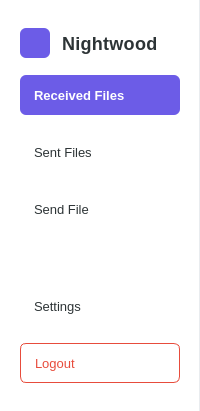
<?xml version="1.0" encoding="UTF-8"?>
<ui version="4.0">
 <class>NavBar</class>
 <widget class="QWidget" name="NavBar">
  <property name="minimumSize">
   <size>
    <width>200</width>
    <height>0</height>
   </size>
  </property>
  <property name="maximumSize">
   <size>
    <width>200</width>
    <height>16777215</height>
   </size>
  </property>
  <property name="styleSheet">
   <string notr="true">QWidget#NavBar {
  background-color: white;
  border-right: 1px solid #e9ecef;
}</string>
  </property>
  <layout class="QVBoxLayout" name="navBarLayout">
   <property name="spacing">
    <number>17</number>
   </property>
   <property name="leftMargin">
    <number>20</number>
   </property>
   <property name="topMargin">
    <number>28</number>
   </property>
   <property name="rightMargin">
    <number>20</number>
   </property>
   <property name="bottomMargin">
    <number>28</number>
   </property>
   <item>
    <layout class="QHBoxLayout" name="logoLayout">
     <property name="spacing">
      <number>12</number>
     </property>
     <item>
      <widget class="QLabel" name="logoLabel">
       <property name="minimumSize">
        <size>
         <width>30</width>
         <height>30</height>
        </size>
       </property>
       <property name="maximumSize">
        <size>
         <width>30</width>
         <height>30</height>
        </size>
       </property>
       <property name="styleSheet">
        <string notr="true">background-color: #6c5ce7;
border-radius: 6px;</string>
       </property>
       <property name="text">
        <string/>
       </property>
      </widget>
     </item>
     <item>
      <widget class="QLabel" name="logoTextLabel">
       <property name="styleSheet">
        <string notr="true">font-size: 18px; font-weight: 600; color: #2d3436; letter-spacing: 0.3px;</string>
       </property>
       <property name="text">
        <string>Nightwood</string>
       </property>
      </widget>
     </item>
    </layout>
   </item>
   <item>
    <widget class="QPushButton" name="receivedButton">
     <property name="minimumSize">
      <size>
       <width>0</width>
       <height>40</height>
      </size>
     </property>
     <property name="styleSheet">
      <string notr="true">QPushButton {
  font-size: 13px;
  font-weight: 500;
  color: white;
  background-color: #6c5ce7;
  border-radius: 6px;
  text-align: left;
  padding-left: 14px;
}
QPushButton:hover {
  background-color: #5049c9;
}
QPushButton:pressed {
  background-color: #4040b0;
}</string>
     </property>
     <property name="text">
      <string>Received Files</string>
     </property>
    </widget>
   </item>
   <item>
    <widget class="QPushButton" name="sentButton">
     <property name="minimumSize">
      <size>
       <width>0</width>
       <height>40</height>
      </size>
     </property>
     <property name="styleSheet">
      <string notr="true">QPushButton {
  font-size: 13px;
  color: #2d3436;
  background-color: transparent;
  border-radius: 6px;
  text-align: left;
  padding-left: 14px;
}
QPushButton:hover {
  background-color: #f8f9fa;
}
QPushButton:pressed {
  background-color: #e9ecef;
}</string>
     </property>
     <property name="text">
      <string>Sent Files</string>
     </property>
    </widget>
   </item>
   <item>
    <widget class="QPushButton" name="sendFileButton">
     <property name="minimumSize">
      <size>
       <width>0</width>
       <height>40</height>
      </size>
     </property>
     <property name="styleSheet">
      <string notr="true">QPushButton {
  font-size: 13px;
  color: #2d3436;
  background-color: transparent;
  border-radius: 6px;
  text-align: left;
  padding-left: 14px;
}
QPushButton:hover {
  background-color: #f8f9fa;
}
QPushButton:pressed {
  background-color: #e9ecef;
}</string>
     </property>
     <property name="text">
      <string>Send File</string>
     </property>
    </widget>
   </item>
   <item>
    <spacer name="verticalSpacer">
     <property name="orientation">
      <enum>Qt::Vertical</enum>
     </property>
     <property name="sizeHint" stdset="0">
      <size>
       <width>20</width>
       <height>40</height>
      </size>
     </property>
    </spacer>
   </item>
   <item>
    <widget class="QPushButton" name="settingsButton">
     <property name="minimumSize">
      <size>
       <width>0</width>
       <height>40</height>
      </size>
     </property>
     <property name="styleSheet">
      <string notr="true">QPushButton {
  font-size: 13px;
  color: #2d3436;
  background-color: transparent;
  border-radius: 6px;
  text-align: left;
  padding-left: 14px;
}
QPushButton:hover {
  background-color: #f8f9fa;
}
QPushButton:pressed {
  background-color: #e9ecef;
}</string>
     </property>
     <property name="text">
      <string>Settings</string>
     </property>
    </widget>
   </item>
   <item>
    <widget class="QPushButton" name="logoutButton">
     <property name="minimumSize">
      <size>
       <width>0</width>
       <height>40</height>
      </size>
     </property>
     <property name="styleSheet">
      <string notr="true">QPushButton {
  font-size: 13px;
  color: #e74c3c;
  background-color: transparent;
  border-radius: 6px;
  text-align: left;
  padding-left: 14px;
  border: 1px solid #e74c3c;
}
QPushButton:hover {
  background-color: #fff5f5;
  border-color: #c0392b;
}
QPushButton:pressed {
  background-color: #ffe3e3;
  border-color: #a93226;
}</string>
     </property>
     <property name="text">
      <string>Logout</string>
     </property>
    </widget>
   </item>
  </layout>
 </widget>
 <resources/>
 <connections/>
</ui>
